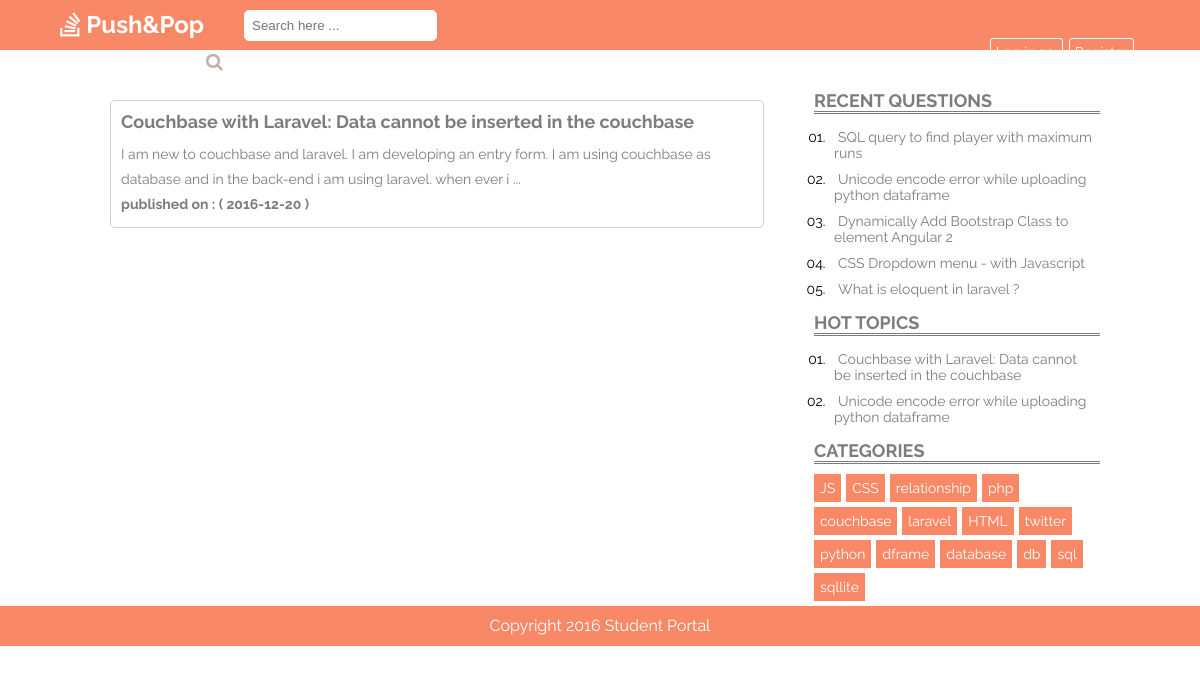
The page /singleCat.php?id=34 on the database its author committed.
### tables this page shows
CREATE TABLE `question` (
  `id` int(10) NOT NULL,
  `user_id` int(10) NOT NULL,
  `title` varchar(120) NOT NULL,
  `description` varchar(1000) NOT NULL,
  `created_at` date NOT NULL
);

CREATE TABLE `tags` (
  `id` int(11) NOT NULL,
  `tag_name` varchar(55) NOT NULL
);

### components/php/sidebarClass.php (called while the page is built)
<?php
class sidebar{
    public function getTags(){
        global $pdo;
        $q = $pdo->query('SELECT * FROM tags');
        $tags = [];
        $res = $q->execute();
        $q->setFetchMode(PDO::FETCH_ASSOC);
        while($row = $q->fetch()){
            $tags[]=$row;
        }
        return $tags;
    }
    public function trendingQuestion(){
        global $pdo;
        $q = $pdo->query('SELECT * FROM question order by id desc limit 5');
        $rowsQuestion = [];
        $res = $q->execute();
        $q->setFetchMode(PDO::FETCH_ASSOC);
        while($row = $q->fetch()){
            $rowsQuestion[]=$row;
        }
        return $rowsQuestion;
    }
    public function hotQuestion(){
        global $pdo;
        $q = $pdo->query('select q.id,q.title, count(a.question_id) as rep from question q join answer a on q.id = a.question_id group by a.question_id having rep > 1 limit 10
');
        $rowsQuestion = [];
        $res = $q->execute();
        $q->setFetchMode(PDO::FETCH_ASSOC);
        while($row = $q->fetch()){
            $rowsQuestion[]=$row;
        }
        return $rowsQuestion;
    }
     public function questionByTags($id){
        global $pdo;
        $rowsQuestion = [];
        $q = $pdo->prepare('SELECT q.id, q.title,q.description,q.created_at FROM question q join tags_question tq join tags t on q.id = tq.question_id and t.id = tq.tag_id where tq.tag_id = ?');
        $res = $q->execute(array($id));
        $q->setFetchMode(PDO::FETCH_ASSOC);
        while($row = $q->fetch()){
            $rowsQuestion[]=$row;
        }
        return $rowsQuestion;
    }
}
?>

### singleCat.php (the view, shortened to what this page needs)
<?php
include "components/php/dbConnection.php";
include "components/php/sidebarClass.php";
$sidebarhandler = new sidebar();
$tagsQuestion = $sidebarhandler->questionByTags($_GET['id']);
?>
<?php include "components/php/header.php" ?>
<div class="wrapper">
    <div class="main-content">
        <?php foreach($tagsQuestion as $ques): ?>
        <div class="post">
            <a href="single.php?id=<?php echo $ques['id']?>"><h2 class="post-title"><?php echo $ques['title']; ?></h2></a>
            <p class="description"><?php echo substr($ques['description'],0,150)." ..."; ?></p>
            <p class="description" style="font-weight:bolder"><?php echo "published on : ( ".$ques['created_at']." )"; ?></p>
        </div>
        <?php endforeach ?>
    </div>
    <?php include('components/php/sidebar.php');?>
</div>
<?php include('components/php/footer.php');?>

### components/php/sidebar.php
<?php
$tags = $sidebarhandler->getTags();
$trendingQuestion = $sidebarhandler->trendingQuestion();
$hotQuestion = $sidebarhandler->hotQuestion();
?>
<div class="sidebar">
    <div class="trending-topics">
        <h2>Recent Questions</h2>
        <ul>
            <?php foreach($trendingQuestion as $ques):?>
            <li><a href="single.php?id=<?php echo $ques['id']; ?>"><?php echo $ques['title']; ?></a></li>
            <?php endforeach ?>
        </ul>
    </div>
    <div class="trending-topics">
        <h2>Hot Topics</h2>
        <ul>
            <?php foreach($hotQuestion as $ques):?>
            <li><a href="single.php?id=<?php echo $ques['id']; ?>"><?php echo $ques['title']; ?></a></li>
            <?php endforeach ?>
        </ul>
    </div>
    <div class="categories-widget">
        <h2>Categories</h2>
        <ul class="cats">
            <?php foreach($tags as $tag):?>
            <li><a href="singleCat.php?id=<?php echo $tag['id']; ?>"><?php echo $tag['tag_name']; ?></a></li>
            <?php endforeach ?>
        </ul>
    </div>
</div>

### styles.css (style rules this page uses)
* { margin: 0px; padding: 0px; }
body { font-family: 'Raleway', sans-serif; }
.wrapper { width: 85%; margin: 0 auto; margin-top: 80px; }
.main-content { float:left; width:68%; }
.post { position:relative; border: 1px solid #d1cfcf; border-radius:5px; margin: 20px; padding:10px; margin-bottom: 50px; color:#7c7c7c; }
h2.post-title { font-size: 18px; margin-bottom: 10px; display: inline-block; color: #7c7c7c; }
p.description { font-size: 14px; line-height: 25px; }
.sidebar { width: 30%; float : right; font-size:14px; }
.sidebar div { margin: 10px; }
.sidebar h2 { color: #7c7c7c; margin-bottom: 10px; font-size: 18px; text-transform: uppercase; border-bottom: 3px double #7c7c7c; }
.trending-topics ul { list-style-type: decimal-leading-zero; margin-left:15px; }
.trending-topics ul li { padding:5px; }
.categories-widget ul li a { background: #F98866; float: left; margin-right: 5px; margin-bottom: 5px; color: #FFF; text-decoration: none; }
.categories-widget ul { list-style: none; }
.categories-widget ul li a { padding:5px; background:#F98866; border: 1px solid #F98866; }
.sidebar .trending-topics a { text-decoration: none; color:#7c7c7c; padding:4px; }

### rows shown on the page
question: title "Couchbase with Laravel: Data cannot be inserted in the couchbase", description "I am new to couchbase and laravel. I am developing an entry form. I am using couchbase as database and in the back-end i am using laravel. when ever i", created_at "2016-12-20"
question: title "SQL query to find player with maximum runs"
question: title "Unicode encode error while uploading python dataframe"
question: title "Dynamically Add Bootstrap Class to element Angular 2"
question: title "CSS Dropdown menu - with Javascript"
question: title "What is eloquent in laravel ?"
tags: tag_name "JS"
tags: tag_name "CSS"
tags: tag_name "relationship"
tags: tag_name "php"
tags: tag_name "couchbase"
tags: tag_name "laravel"
tags: tag_name "HTML"
tags: tag_name "twitter"
tags: tag_name "python"
tags: tag_name "dframe"
tags: tag_name "database"
tags: tag_name "db"
tags: tag_name "sql"
tags: tag_name "sqllite"
